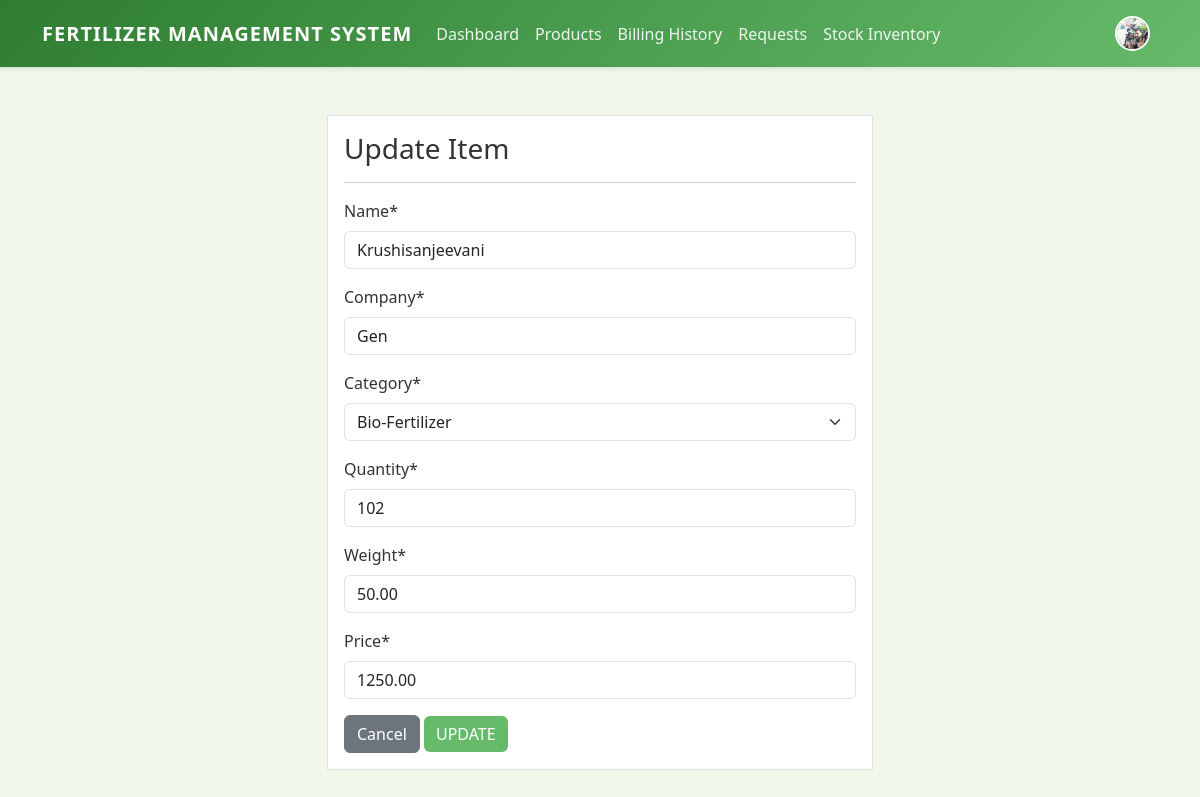
Screenshot of /product/update/13/ (signed in) with the database file from the repository.
### user/models.py (models this page shows, shortened)
class Profile(models.Model):
    staff = models.OneToOneField(User, on_delete=models.CASCADE, null=True)
    address = models.CharField(max_length=200, null=True)
    phone = models.CharField(max_length=20, null=True)
    image = models.ImageField(default='avatar.jpg', upload_to='Profile_Images')

### dashboard/models.py (models this page shows, shortened)
class Product(models.Model):
    name = models.CharField(max_length=100, null=True)
    company = models.CharField(max_length=100, null=True, default='Gen')
    category = models.CharField(max_length=20, choices=CATEGORY, null=True)
    quantity = models.PositiveBigIntegerField(null=True)
    weight = models.DecimalField(max_digits=10, decimal_places=2, null=True, default=1.0)
    price = models.DecimalField(max_digits=10, decimal_places=2, null=True)
    class Meta:
        verbose_name_plural = 'Products'

### dashboard/views.py (the view)
# urls.py: path('product/update/<int:pk>/', views.product_update, name='dashboard-product-update'),
@login_required
def product_update(request, pk):
    if not request.user.is_staff:
        return redirect('farmer-dashboard')
    item = Product.objects.get(id=pk)
    if request.method == 'POST':
        form = ProductForm(request.POST, instance=item)
        if form.is_valid():
            form.save()
            return redirect('dashboard-product')
    else:
        form = ProductForm(instance=item)
    context = {
        'form':form,
    }
    return render(request, 'dashboard/product_update.html', context)

### dashboard/forms.py
class ProductForm(forms.ModelForm):
    class Meta:
        model = Product
        fields = ['name', 'company', 'category', 'quantity', 'weight', 'price']

### templates/dashboard/product_update.html (shortened to what this page needs)
{% extends 'partials/base.html' %}
{% load crispy_forms_tags %}
{% block content %}
<div class="container">
    <div class="row mt-5">
        <div class="col-md-6 offset-md-3">
            <div class="border bg-white p-3">
                <h3>Update Item</h3>
                <hr>
                <form method="POST">
                    {{ form|crispy }}
                    <a href="{% url 'dashboard-product' %}" class="btn btn-secondary">Cancel</a>
                    <input class="btn btn-info" type="submit" value="UPDATE">
                </form>
            </div>
        </div>
    </div>
</div>
{% endblock %}

### templates/partials/nav.html (shortened to what this page needs)
{% load static %}
<link href="https://cdn.jsdelivr.net/npm/bootstrap@5.3.0/dist/css/bootstrap.min.css" rel="stylesheet">
<link rel="stylesheet" href="{% static 'style.css' %}">
<nav class="navbar navbar-expand-lg custom-navbar">
    <div class="container">
        <a class="navbar-brand" href="{% if user.is_staff %}{% url 'dashboard-index' %}{% else %}{% url 'farmer-orders' %}{% endif %}">Fertilizer Management System</a>
        <div class="collapse navbar-collapse" id="navbarSupportedContent">
            {% if user.is_authenticated %}
            <ul class="navbar-nav me-auto mb-2 mb-lg-0">
                {% if user.is_staff %}
                <li class="nav-item">
                    <a class="nav-link {% if request.resolver_match.url_name == 'dashboard-index' %}active{% endif %}" href="{% url 'dashboard-index' %}">Dashboard</a>
                </li>
                <li class="nav-item">
                    <a class="nav-link {% if request.resolver_match.url_name == 'dashboard-page1' %}active{% endif %}" href="{% url 'dashboard-page1' %}">Products</a>
                </li>
                <li class="nav-item">
                    <a class="nav-link {% if request.resolver_match.url_name == 'dashboard-report' %}active{% endif %}" href="{% url 'dashboard-report' %}">Billing History</a>
                </li>
                <li class="nav-item">
                    <a class="nav-link {% if request.resolver_match.url_name == 'dashboard-admin-orders' %}active{% endif %}" href="{% url 'dashboard-admin-orders' %}">Requests</a>
                </li>
                <li class="nav-item">
                    <a class="nav-link {% if request.resolver_match.url_name == 'dashboard-stock-report' %}active{% endif %}" href="{% url 'dashboard-stock-report' %}">Stock Inventory</a>
                </li>
                {% endif %}
            </ul>
            <ul class="navbar-nav ms-auto mb-2 mb-lg-0 align-items-center">
                <li class="nav-item">
                    <a class="nav-link d-flex align-items-center" href="{% url 'user-profile' %}">
                        {% if user.profile.image %}
                            <img src="{{ user.profile.image.url }}" alt="Profile" class="rounded-circle" style="width: 35px; height: 35px; object-fit: cover; border: 2px solid #fff;">
                        {% else %}
                            <div class="rounded-circle bg-secondary d-flex justify-content-center align-items-center" style="width: 35px; height: 35px; border: 2px solid #fff; color: white;">
                                {{ user.username|make_list|first|upper }}
                            </div>
                        {% endif %}
                    </a>
                </li>
            </ul>
            {% endif %}
        </div>
    </div>
</nav>

### static/style.css (style rules this page uses)
body { background-color: #f1f8e9 !important; background: #f1f8e9 !important; font-family: 'Segoe UI', Tahoma, Geneva, Verdana, sans-serif; color: #333; }
.custom-navbar { background-color: #2e7d32; background: linear-gradient(135deg, #2e7d32 0%, #66bb6a 100%); box-shadow: 0 2px 4px rgba(0,0,0,0.1); }
.custom-navbar .navbar-brand { font-weight: bold; color: #fff !important; text-transform: uppercase; letter-spacing: 1px; }
.custom-navbar .nav-link { color: rgba(255,255,255,0.9) !important; font-weight: 500; transition: color 0.3s; }
.btn-info { background-color: #66bb6a; border: none; color: white; }
a { color: #2e7d32; text-decoration: none; }

### rows the page displays
Product: name "Krushisanjeevani", company "Gen", category "Bio-Fertilizer", quantity "102", weight "50.00", price "1250.00"
